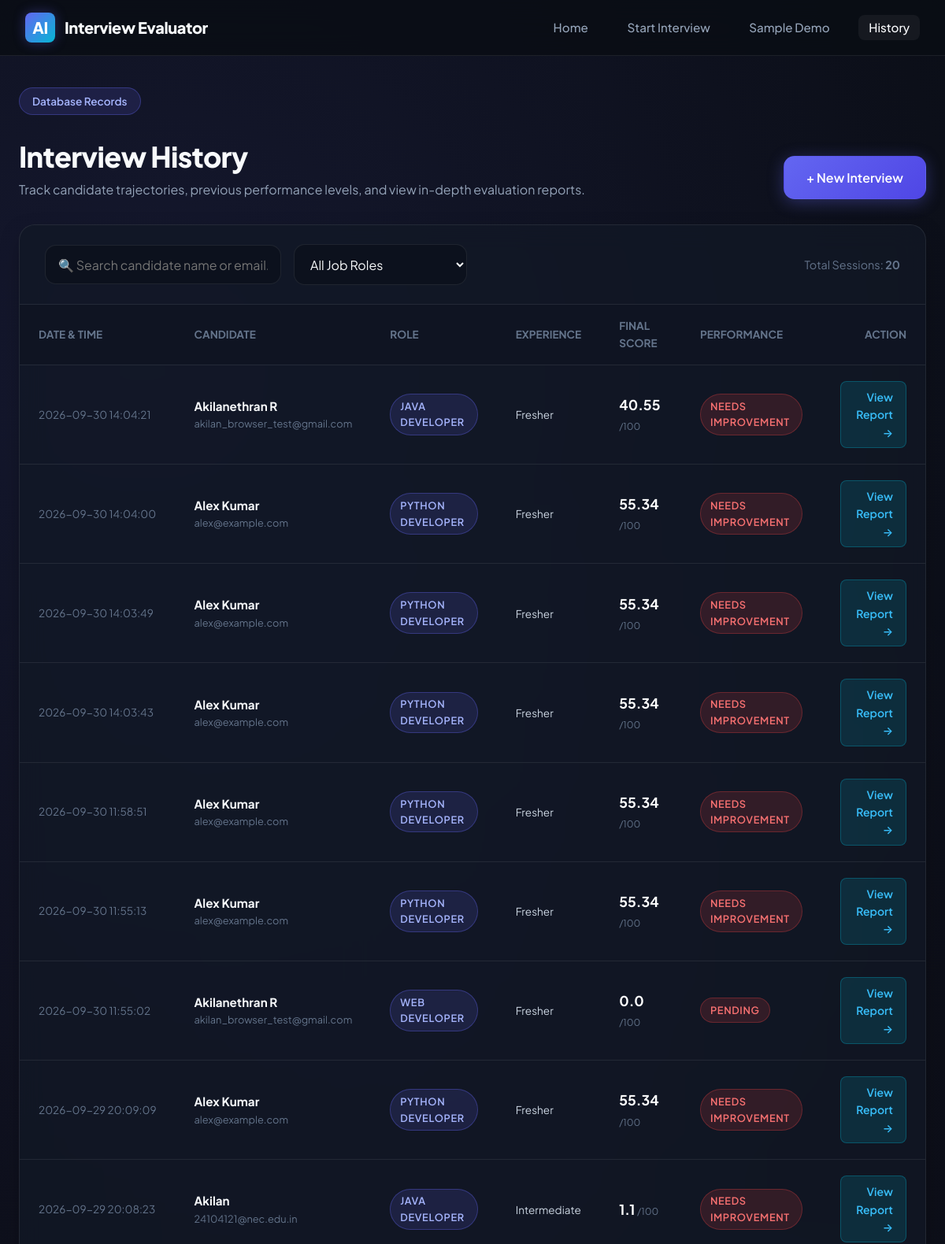
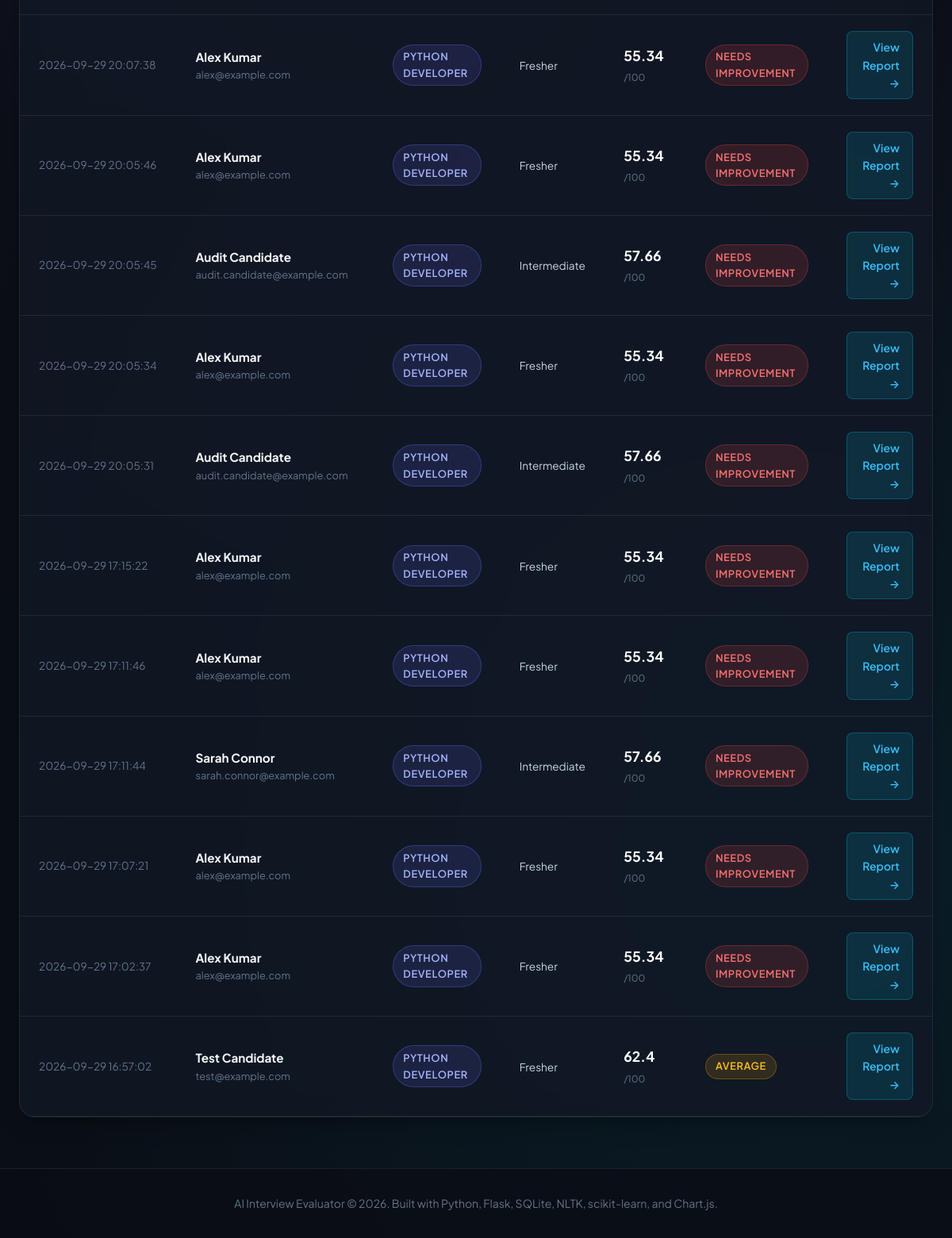
The app's page /history with its own data (2 pictures, top to bottom).
### tables this page shows
CREATE TABLE interviews (
        id INTEGER PRIMARY KEY AUTOINCREMENT,
        candidate_id INTEGER NOT NULL,
        date TIMESTAMP DEFAULT CURRENT_TIMESTAMP,
        overall_score REAL DEFAULT 0.0,
        performance TEXT DEFAULT 'Pending',
        FOREIGN KEY(candidate_id) REFERENCES candidates(id) ON DELETE CASCADE
    );

CREATE TABLE candidates (
        id INTEGER PRIMARY KEY AUTOINCREMENT,
        name TEXT NOT NULL,
        email TEXT NOT NULL,
        role TEXT NOT NULL,
        experience_level TEXT NOT NULL,
        created_at TIMESTAMP DEFAULT CURRENT_TIMESTAMP
    );

### ai-interview-evaluator/app.py (the view)
@app.route('/history')
def history():
    all_interviews = get_all_interviews()
    return render_template('history.html', interviews=all_interviews)

### ai-interview-evaluator/database.py (called while the page is built)
def get_db_connection(db_path=None):
    path = db_path or DEFAULT_DB_PATH
    os.makedirs(os.path.dirname(path), exist_ok=True)
    conn = sqlite3.connect(path, timeout=10.0)
    conn.execute("PRAGMA foreign_keys = ON;")
    conn.row_factory = sqlite3.Row
    return conn

def get_all_interviews(db_path=None):
    conn = get_db_connection(db_path)
    cursor = conn.cursor()
    cursor.execute("""
        SELECT i.id, i.date, i.overall_score, i.performance,
               c.name AS candidate_name, c.email AS candidate_email,
               c.role AS candidate_role, c.experience_level
        FROM interviews i
        JOIN candidates c ON i.candidate_id = c.id
        ORDER BY i.date DESC, i.id DESC
    """)
    rows = cursor.fetchall()
    conn.close()
    return [dict(row) for row in rows]

### ai-interview-evaluator/templates/history.html (shortened to what this page needs)
<!DOCTYPE html>
<html lang="en">
<head>
  <link rel="stylesheet" href="{{ url_for('static', filename='css/style.css') }}">
</head>
<body>
  <header class="navbar">
    <a href="{{ url_for('index') }}" class="nav-brand" id="navBrand">
      <div class="brand-icon">AI</div>
      <span>Interview Evaluator</span>
    </a>
    <nav>
      <ul class="nav-links">
        <li><a href="{{ url_for('index') }}" id="navHome">Home</a></li>
        <li><a href="{{ url_for('candidate') }}" id="navStart">Start Interview</a></li>
        <li><a href="{{ url_for('demo') }}" id="navDemo">Sample Demo</a></li>
        <li><a href="{{ url_for('history') }}" class="active" id="navHistory">History</a></li>
      </ul>
    </nav>
  </header>
  <main class="main-content">
    <div style="display: flex; justify-content: space-between; align-items: flex-end; flex-wrap: wrap; gap: 1rem; margin-bottom: 2rem;">
      <div>
        <span class="hero-badge">Database Records</span>
        <h1 style="font-size: 2.25rem; font-weight: 800; letter-spacing: -0.02em;">Interview History</h1>
        <p style="color: var(--text-secondary); font-size: 1rem;">
          Track candidate trajectories, previous performance levels, and view in-depth evaluation reports.
        </p>
      </div>
      <div style="display: flex; gap: 1rem; align-items: center;">
        <a href="{{ url_for('candidate') }}" class="btn btn-primary" id="btnNewInterview">
          <span>+ New Interview</span>
        </a>
      </div>
    </div>
    <div class="table-card">
      <div class="table-header">
        <div style="display: flex; gap: 1rem; align-items: center; flex-wrap: wrap; width: 100%;">
          <input
            type="text"
            id="historySearch"
            class="form-control search-input"
            placeholder="🔍 Search candidate name or email..."
          >
          <select id="historyRoleFilter" class="form-control" style="max-width: 220px;">
            <option value="">All Job Roles</option>
          </select>
          <div style="margin-left: auto; color: var(--text-muted); font-size: 0.9rem;">
            Total Sessions: <strong>{{ interviews|length }}</strong>
          </div>
        </div>
      </div>
      {% if interviews %}
        <div style="overflow-x: auto;">
          <table class="data-table" id="historyTable">
            <thead>
              <tr>
                <th>Date &amp; Time</th>
                <th>Candidate</th>
                <th>Role</th>
                <th>Experience</th>
                <th>Final Score</th>
                <th>Performance</th>
                <th style="text-align: right;">Action</th>
              </tr>
            </thead>
            <tbody>
              {% for iv in interviews %}
                <tr class="history-row"
                    data-candidate="{{ iv.candidate_name }}"
                    data-email="{{ iv.candidate_email }}"
                    data-role="{{ iv.candidate_role }}">
                  <td style="font-size: 0.85rem; color: var(--text-muted); white-space: nowrap;">
                    {{ iv.date }}
                  </td>
                  <td>
                    <div style="font-weight: 700; color: #f8fafc;">{{ iv.candidate_name }}</div>
                    <div style="font-size: 0.8rem; color: var(--text-muted);">{{ iv.candidate_email }}</div>
                  </td>
                  <td>
                    <span class="badge badge-role">{{ iv.candidate_role }}</span>
                  </td>
                  <td>
                    <span style="font-size: 0.85rem; color: #cbd5e1;">{{ iv.experience_level }}</span>
                  </td>
                  <td>
                    <strong style="font-size: 1.1rem; color: #ffffff;">{{ iv.overall_score }}</strong>
                    <span style="font-size: 0.75rem; color: var(--text-muted);">/100</span>
                  </td>
                  <td>
                    <span class="badge
                      {% if iv.performance == 'Excellent' %}badge-easy
                      {% elif iv.performance == 'Very Good' %}badge-role
                      {% elif iv.performance == 'Good' %}badge-role
                      {% elif iv.performance == 'Average' %}badge-medium
                      {% else %}badge-hard{% endif %}">
                      {{ iv.performance }}
                    </span>
                  </td>
                  <td style="text-align: right;">
                    <a href="{{ url_for('result', interview_id=iv.id) }}" class="btn btn-secondary btn-sm" id="btnViewReport_{{ iv.id }}">
                      View Report →
                    </a>
                  </td>
                </tr>
              {% endfor %}
            </tbody>
          </table>
        </div>
      {% endif %}
    </div>
  </main>
  <footer class="footer">
    <p>AI Interview Evaluator &copy; 2026. Built with Python, Flask, SQLite, NLTK, scikit-learn, and Chart.js.</p>
  </footer>
</body>
</html>

### records on screen
interviews: date "2026-09-30 14:04:21", candidate_name "Akilanethran R", candidate_email "akilan_browser_test@gmail.com", candidate_role "JAVA DEVELOPER", experience_level "Fresher", overall_score "40.55", performance "NEEDS IMPROVEMENT"
interviews: date "2026-09-30 14:04:00", candidate_name "Alex Kumar", candidate_email "alex@example.com", candidate_role "PYTHON DEVELOPER", experience_level "Fresher", overall_score "55.34", performance "NEEDS IMPROVEMENT"
interviews: date "2026-09-30 14:03:49", candidate_name "Alex Kumar", candidate_email "alex@example.com", candidate_role "PYTHON DEVELOPER", experience_level "Fresher", overall_score "55.34", performance "NEEDS IMPROVEMENT"
interviews: date "2026-09-30 14:03:43", candidate_name "Alex Kumar", candidate_email "alex@example.com", candidate_role "PYTHON DEVELOPER", experience_level "Fresher", overall_score "55.34", performance "NEEDS IMPROVEMENT"
interviews: date "2026-09-30 11:58:51", candidate_name "Alex Kumar", candidate_email "alex@example.com", candidate_role "PYTHON DEVELOPER", experience_level "Fresher", overall_score "55.34", performance "NEEDS IMPROVEMENT"
interviews: date "2026-09-30 11:55:13", candidate_name "Alex Kumar", candidate_email "alex@example.com", candidate_role "PYTHON DEVELOPER", experience_level "Fresher", overall_score "55.34", performance "NEEDS IMPROVEMENT"
interviews: date "2026-09-30 11:55:02", candidate_name "Akilanethran R", candidate_email "akilan_browser_test@gmail.com", candidate_role "WEB DEVELOPER", experience_level "Fresher", overall_score "0.0", performance "PENDING"
interviews: date "2026-09-29 20:09:09", candidate_name "Alex Kumar", candidate_email "alex@example.com", candidate_role "PYTHON DEVELOPER", experience_level "Fresher", overall_score "55.34", performance "NEEDS IMPROVEMENT"
interviews: date "2026-09-29 20:08:23", candidate_name "Akilan", candidate_email "24104121@nec.edu.in", candidate_role "JAVA DEVELOPER", experience_level "Intermediate", overall_score "1.1", performance "NEEDS IMPROVEMENT"
interviews: date "2026-09-29 20:07:38", candidate_name "Alex Kumar", candidate_email "alex@example.com", candidate_role "PYTHON DEVELOPER", experience_level "Fresher", overall_score "55.34", performance "NEEDS IMPROVEMENT"
interviews: date "2026-09-29 20:05:46", candidate_name "Alex Kumar", candidate_email "alex@example.com", candidate_role "PYTHON DEVELOPER", experience_level "Fresher", overall_score "55.34", performance "NEEDS IMPROVEMENT"
interviews: date "2026-09-29 20:05:45", candidate_name "Audit Candidate", candidate_email "audit.candidate@example.com", candidate_role "PYTHON DEVELOPER", experience_level "Intermediate", overall_score "57.66", performance "NEEDS IMPROVEMENT"
interviews: date "2026-09-29 20:05:34", candidate_name "Alex Kumar", candidate_email "alex@example.com", candidate_role "PYTHON DEVELOPER", experience_level "Fresher", overall_score "55.34", performance "NEEDS IMPROVEMENT"
interviews: date "2026-09-29 20:05:31", candidate_name "Audit Candidate", candidate_email "audit.candidate@example.com", candidate_role "PYTHON DEVELOPER", experience_level "Intermediate", overall_score "57.66", performance "NEEDS IMPROVEMENT"
interviews: date "2026-09-29 17:15:22", candidate_name "Alex Kumar", candidate_email "alex@example.com", candidate_role "PYTHON DEVELOPER", experience_level "Fresher", overall_score "55.34", performance "NEEDS IMPROVEMENT"
interviews: date "2026-09-29 17:11:46", candidate_name "Alex Kumar", candidate_email "alex@example.com", candidate_role "PYTHON DEVELOPER", experience_level "Fresher", overall_score "55.34", performance "NEEDS IMPROVEMENT"
interviews: date "2026-09-29 17:11:44", candidate_name "Sarah Connor", candidate_email "sarah.connor@example.com", candidate_role "PYTHON DEVELOPER", experience_level "Intermediate", overall_score "57.66", performance "NEEDS IMPROVEMENT"
interviews: date "2026-09-29 17:07:21", candidate_name "Alex Kumar", candidate_email "alex@example.com", candidate_role "PYTHON DEVELOPER", experience_level "Fresher", overall_score "55.34", performance "NEEDS IMPROVEMENT"
interviews: date "2026-09-29 17:02:37", candidate_name "Alex Kumar", candidate_email "alex@example.com", candidate_role "PYTHON DEVELOPER", experience_level "Fresher", overall_score "55.34", performance "NEEDS IMPROVEMENT"
interviews: date "2026-09-29 16:57:02", candidate_name "Test Candidate", candidate_email "test@example.com", candidate_role "PYTHON DEVELOPER", experience_level "Fresher", overall_score "62.4", performance "AVERAGE"

### other values on screen
{{ interviews|length }} "20"
